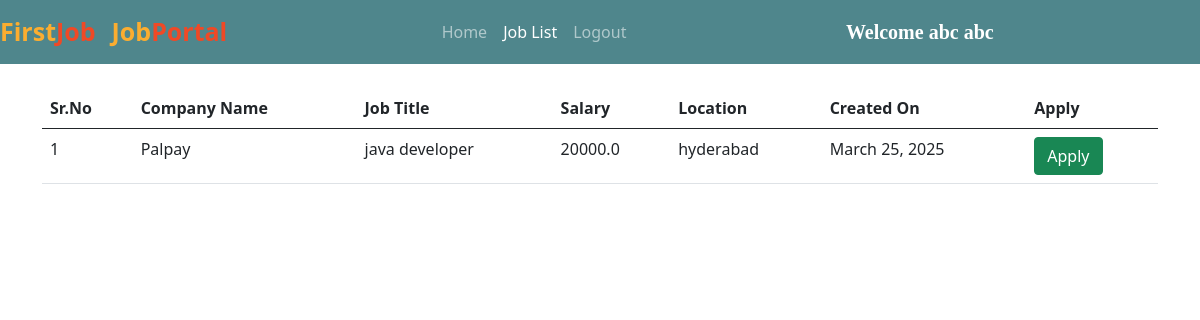
The app's page /all_jobs/ (signed in) with its own data.
### jobs/models.py (models this page shows, shortened)
class Job(models.Model):
    company = models.ForeignKey(Company, on_delete=models.CASCADE)
    start_date = models.DateField()
    end_date = models.DateField()
    title = models.CharField(max_length=200)
    salary = models.FloatField()
    image = models.ImageField(upload_to="")
    description = models.TextField(max_length=400)
    experience = models.CharField(max_length=100)
    location = models.CharField(max_length=100)
    skills = models.CharField(max_length=200)
    creation_date = models.DateField()

class Company(models.Model):
    user = models.ForeignKey(User, on_delete=models.CASCADE)
    phone = models.CharField(max_length=10)
    image = models.ImageField(upload_to="")
    gender = models.CharField(max_length=10)
    type = models.CharField(max_length=15)
    status = models.CharField(max_length=20)
    company_name = models.CharField(max_length=100)

### jobs/views.py (the view)
# urls.py: path("all_jobs/", views.all_jobs, name="all_jobs"),
def all_jobs(request):
    jobs = Job.objects.all().order_by('-start_date')
    applicant = Applicant.objects.get(user=request.user)
    apply = Application.objects.filter(applicant=applicant)
    data = []
    for i in apply:
        data.append(i.job.id)
    return render(request, "all_jobs.html", {'jobs':jobs, 'data':data})

### jobs/templates/all_jobs.html (shortened to what this page needs)
{% extends 'user_navbar.html' %}
{% block job_list %} active {% endblock %}
{% block body %}
<div class="container mt-4">
<table class="table table-hover" id="example">
    <thead>
        <tr>
            <th>Sr.No</th>
            <th>Company Name</th>
            <th>Job Title</th>
            <th>Salary</th>
            <th>Location</th>
            <th>Created On</th>
            <th>Apply</th>
        </tr>
    </thead>
    <tbody>
        {% for job in jobs %}
        <tr>
            <td>{{forloop.counter}}</td>
            <td>{{job.company.company_name}}</td>
            <td>{{job.title}}</td>
            <td>{{job.salary}}</td>
            <td>{{job.location}}</td>
            <td>{{job.creation_date}}</td>
            {% if job.id in data %}
            <td><a class="btn btn-success">Applied</a></td>
            {% else %}
            <td><a href="/job_detail/{{job.id}}/" class="btn btn-success">Apply</a></td>
            {% endif %}
        </tr>
        {% endfor %}
    </tbody>
</table>
</div>
{% endblock %}

### jobs/templates/user_navbar.html (shortened to what this page needs)
<!doctype html>
<html lang="en">
<head>
  <link href="https://cdn.jsdelivr.net/npm/bootstrap@5.0.2/dist/css/bootstrap.min.css" rel="stylesheet"
>
  <link rel="stylesheet" href="https://cdnjs.cloudflare.com/ajax/libs/font-awesome/5.15.3/css/all.min.css">
</head>
<body>
  <nav class="navbar navbar-expand-lg navbar-dark sticky-top">
      <a class="navbar-brand" href="/"><span class="head1">First</span><span class="head2">Job</span></a>
      <a class="navbar-brand" href="#"><span class="head1">Job</span><span class="head2">Portal</span></a>
      <div class="container w-50">
        <div class="collapse navbar-collapse" id="navbarSupportedContent">
          <ul class="navbar-nav me-auto mb-2 mb-lg-0">
            <li class="nav-item">
              <a class="nav-link {% block home %}{% endblock %}" aria-current="page" href="/user_homepage/">Home</a>
            </li>
            <li class="nav-item">
              <a class="nav-link {% block job_list %}{% endblock %}" href="/all_jobs/">Job List</a>
            </li>
            <li class="nav-item">
              <a class="nav-link" href="/logout/">Logout</a>
            </li>
          </ul>
          <a class="navbar-brand" style="font-weight: bold; font-family: 'Times New Roman', Times, serif;"
            href="#">Welcome {{request.user.get_full_name}}</a>
        </div>
      </div>
  </nav>
  {% block body %}
  {% endblock %}
</body>
</html>
</html>

### jobs/templates/user_navbar.html (style rules this page uses)
.navbar { background-color: #4f868c; }
.head1 { color: #FBAD30; font-size: 25px; font-weight: bold; height: 50px; }
.head2 { color: #EF4926; font-size: 25px; font-weight: bold; }

### records on screen
Job: company.company_name "Palpay", title "java developer", salary "20000.0", location "hyderabad", creation_date "March 25, 2025"

### other values on screen
{{ request.user.get_full_name }} "abc abc"
